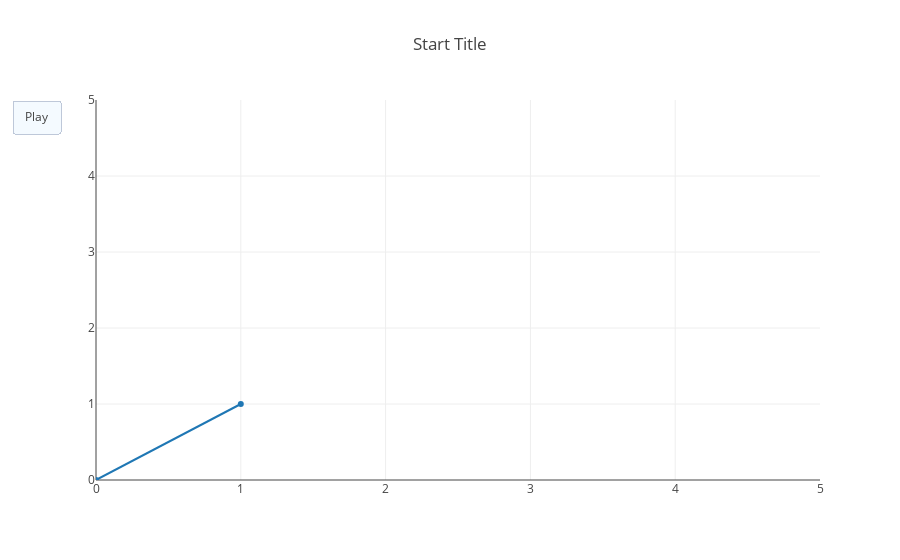

Notebook code cell kept with this figure:
### Code cell
from plotly.offline import init_notebook_mode, iplot
from IPython.display import display, HTML

init_notebook_mode(connected=True)

figure = {'data': [{'x': [0, 1], 'y': [0, 1]}],
          'layout': {'xaxis': {'range': [0, 5], 'autorange': False},
                     'yaxis': {'range': [0, 5], 'autorange': False},
                     'title': 'Start Title',
                     'updatemenus': [{'type': 'buttons',
                                      'buttons': [{'label': 'Play',
                                                   'method': 'animate',
                                                   'args': [None]}]}]
                    },
          'frames': [{'data': [{'x': [1, 2], 'y': [1, 2]}]},
                     {'data': [{'x': [1, 4], 'y': [1, 4]}]},
                     {'data': [{'x': [3, 4], 'y': [3, 4]}],
                      'layout': {'title': 'End Title'}}]}

iplot(figure)

### Figure 1 — Plotly figure (JSON) as saved in the notebook; plotly's stock layout.template omitted (floating-point values rounded to 4 significant figures)
{"data": [{"type": "scatter", "uid": "90fceb12-a7b2-11e8-8f8e-541379aad2f8", "x": [0, 1], "y": [0, 1]}], "layout": {"title": "Start Title", "updatemenus": [{"buttons": [{"args": [null], "label": "Play", "method": "animate"}], "type": "buttons"}], "xaxis": {"autorange": false, "range": [0, 5]}, "yaxis": {"autorange": false, "range": [0, 5]}}}
